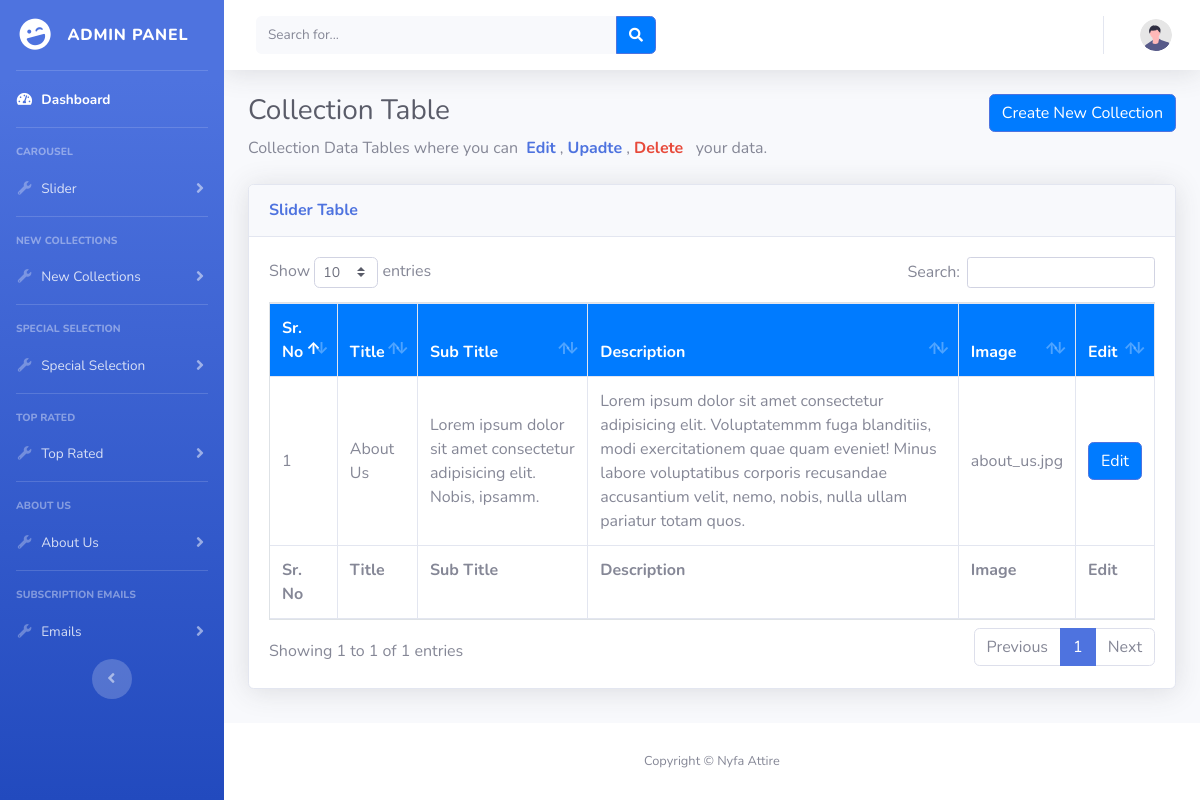
/admin/about_table.php, run on the app's committed database.
### tables this page shows
CREATE TABLE `about` (
  `id` int(11) NOT NULL,
  `title` varchar(255) NOT NULL,
  `subtitle` text NOT NULL,
  `description` text NOT NULL,
  `image` varchar(255) NOT NULL
);

### admin/about_table.php (the view, shortened to what this page needs)
<?php
include('db.php');
$query = "SELECT * FROM `about` ";
$result = mysqli_query($conn, $query);
include('includes/header.php');
include('includes/sidebar.php');
?>
  <div id="content-wrapper" class="d-flex flex-column">
<div id="content">
  <nav class="navbar navbar-expand navbar-light bg-white topbar mb-4 static-top shadow">
<form
    class="d-none d-sm-inline-block form-inline mr-auto ml-md-3 my-2 my-md-0 mw-100 navbar-search">
    <div class="input-group">
        <input type="text" class="form-control bg-light border-0 small" placeholder="Search for..."
            aria-label="Search" aria-describedby="basic-addon2">
        <div class="input-group-append">
            <button class="btn btn-primary" type="button">
                <i class="fas fa-search fa-sm"></i>
            </button>
        </div>
    </div>
</form>
<ul class="navbar-nav ml-auto">
    <li class="nav-item dropdown no-arrow">
                <a class="nav-link dropdown-toggle" href="#" id="userDropdown" role="button" data-toggle="dropdown"
                    aria-haspopup="true" aria-expanded="false">
                    <img class="img-profile rounded-circle" src="img/undraw_profile.svg">
                </a>
            </li>
</ul>
</nav>
                <div class="container-fluid">
                <a href="collection_insert.php"><button type='submit' name='submit' class='btn btn-primary  float-right'>Create New Collection</button></a>
                    <h1 class="h3 mb-2 text-gray-800">Collection Table</h1>
                    <p class="mb-4">Collection Data Tables where you can  &nbsp;<span class=" font-weight-bold text-primary">Edit</span> , <span class=" font-weight-bold text-primary">Upadte</span> , <span class=" font-weight-bold text-danger">Delete</span> &nbsp; your data.
                    <div class="card shadow mb-4">
                        <div class="card-header py-3">
                            <h6 class="m-0 font-weight-bold text-primary">Slider Table</h6>
                        </div>
                        <div class="card-body">
                        <div class="table-responsive">
    <table class="table table-bordered" id="dataTable" width="100%" cellspacing="0">
        <thead>
            <tr>
                <th>Sr. No</th>
                <th>Title</th>
                <th>Sub Title</th>
                <th>Description</th>
                <th>Image</th>
                <th>Edit</th>
            </tr>
        </thead>
        <tfoot>
            <tr>
            <th>Sr. No</th>
                <th>Title</th>
                <th>Sub Title</th>
                <th>Description</th>
                <th>Image</th>
                <th>Edit</th>
            </tr>
        </tfoot>
        <tbody>
        <?php
        if(mysqli_num_rows($result) > 0) {
            $sn = 1;
            while($data = mysqli_fetch_assoc($result)) {
                echo "<tr>";
                echo "<td>" . $sn . "</td>";
                echo "<td>" . $data['title'] . "</td>";
                echo "<td>" . $data['subtitle'] . "</td>";
                echo "<td>" . $data['description'] . "</td>";
                echo "<td>" . $data['image'] . "</td>";
                echo "<td><a href='about_edit.php?id=" . $data['id'] . "'><button type='submit' name='submit' class='btn btn-primary'>Edit</button></a></td>";
                $sn++;
            }
        } else {
            echo "<tr><td colspan='4'>No matching records found</td></tr>";
        }
        ?>
        </tbody>
    </table>
</div>
                        </div>
                    </div>
                </div>
</div>
    <?php
include('includes/footer.php');
?>

### data on the page
about: title "About Us", subtitle "Lorem ipsum dolor sit amet consectetur adipisicing elit. Nobis, ipsamm.", description "Lorem ipsum dolor sit amet consectetur adipisicing elit. Voluptatemmm fuga blanditiis, modi exercitationem quae quam eveniet! Minus labore voluptatibus corporis recusandae accusantium velit, nemo, nobis, nulla ullam pariatur totam quos.", image "about_us.jpg"
